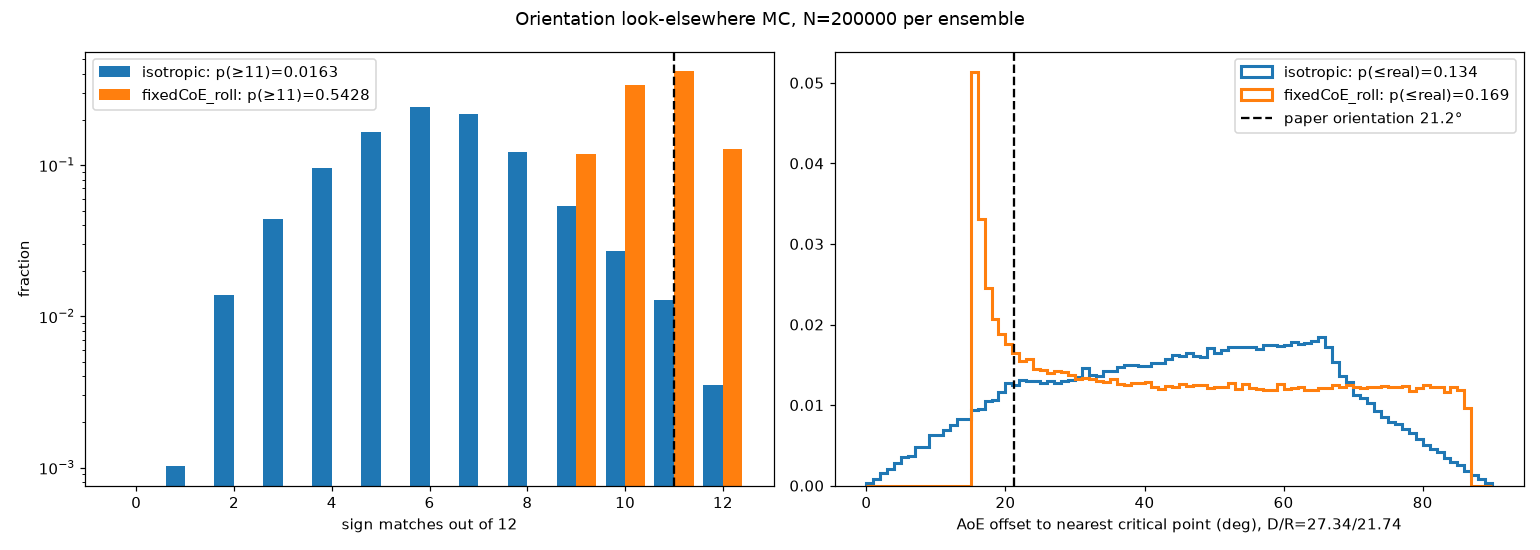

Recreate this plot in Python.
import json,numpy as np,matplotlib;matplotlib.use('Agg');import matplotlib.pyplot as plt
H=__file__.rsplit('/',1)[0];d=json.load(open(H+'/lee_results.json'));r=d['real']
fig,ax=plt.subplots(1,2,figsize=(14,5))
for tag,c in [('isotropic','C0'),('fixedCoE_roll','C1')]:
  h=np.array(d['mc'][tag]['score_hist']);ax[0].bar(np.arange(13)+(-.2 if c=='C0' else .2),h/h.sum(),.4,color=c,label=f"{tag}: p(≥{r['score12']})={d['mc'][tag]['p_score>=real']:.4f}")
  o=np.load(H+f'/off_{tag}.npy');ax[1].hist(o,bins=90,range=(0,90),density=True,histtype='step',lw=2,color=c,label=f"{tag}: p(≤real)={d['mc'][tag]['aoe']['phase4b joint D=27.34/R_ls=21.74']['p_aoe<=real']:.3f}")
ax[0].axvline(r['score12'],color='k',ls='--');ax[0].set_xlabel('sign matches out of 12');ax[0].set_ylabel('fraction');ax[0].legend();ax[0].set_yscale('log')
o0=d['mc']['isotropic']['aoe']['phase4b joint D=27.34/R_ls=21.74']['real_offset_deg']
ax[1].axvline(o0,color='k',ls='--',label=f'paper orientation {o0:.1f}°');ax[1].set_xlabel('AoE offset to nearest critical point (deg), D/R=27.34/21.74');ax[1].legend()
fig.suptitle(f"Orientation look-elsewhere MC, N={d['N']} per ensemble");fig.tight_layout();fig.savefig(H+'/lee_hist.png',dpi=110)
